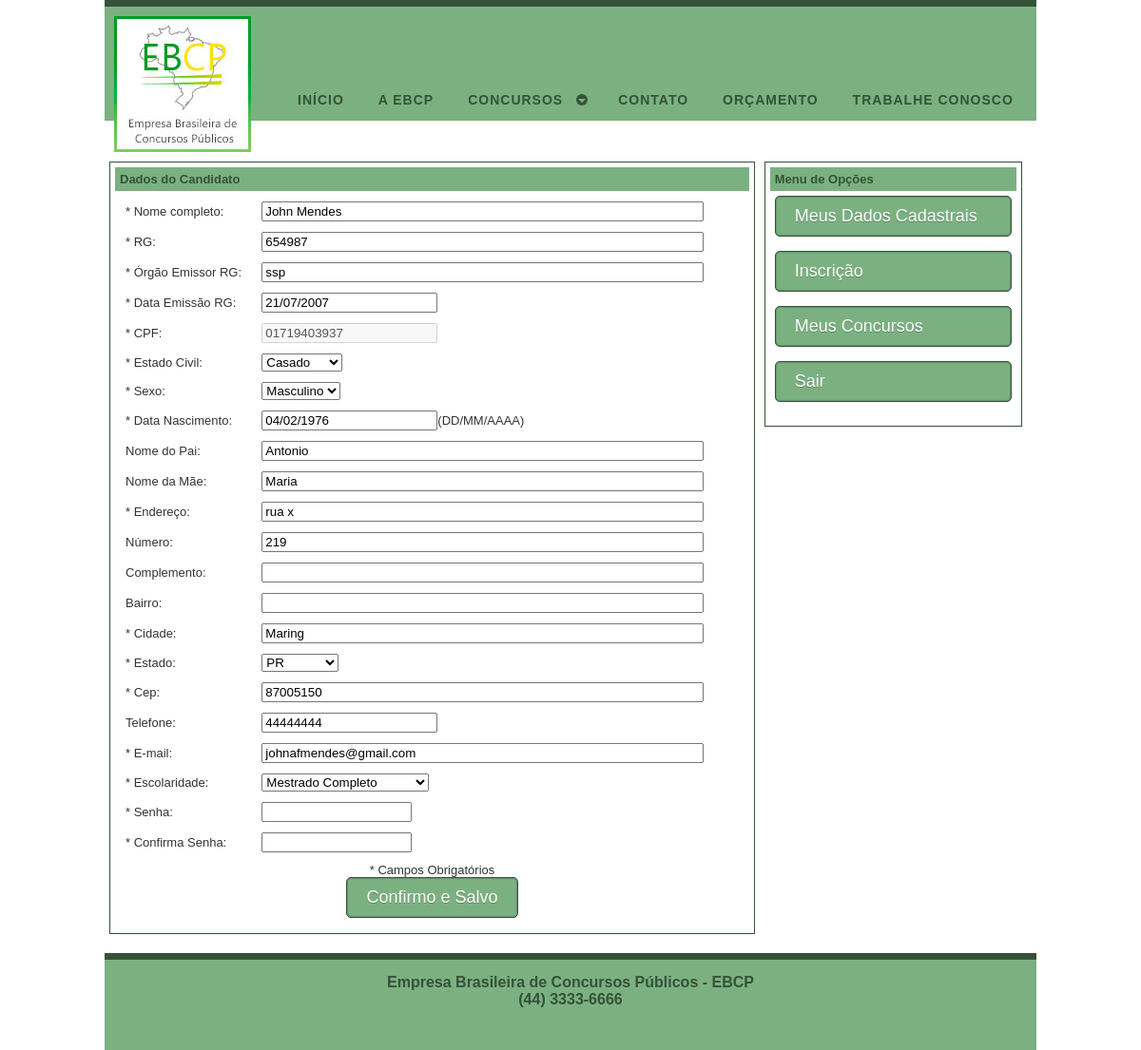
The page /?nivel=areacandidato/painel_candidato&acao=exibir_cadastro (signed in) on the database its author committed.
### tables this page shows
CREATE TABLE `candidato` (
  `id_candidato` int(11) NOT NULL AUTO_INCREMENT,
  `nome` varchar(255) NOT NULL,
  `rg` varchar(15) DEFAULT NULL,
  `orgao_emissor_rg` varchar(50) DEFAULT NULL,
  `data_emissao_rg` date DEFAULT NULL,
  `cpf` varchar(11) NOT NULL,
  `estado_civil` varchar(20) DEFAULT NULL,
  `sexo` varchar(1) NOT NULL,
  `data_nascimento` date NOT NULL,
  `nome_pai` varchar(50) DEFAULT NULL,
  `nome_mae` varchar(50) DEFAULT NULL,
  `endereco` varchar(100) NOT NULL,
  `numero_endereco` varchar(6) NOT NULL,
  `complemento_endereco` varchar(100) DEFAULT NULL,
  `bairro` varchar(50) DEFAULT NULL,
  `cidade` varchar(50) NOT NULL,
  `id_estado` int(11) NOT NULL,
  `cep` varchar(8) NOT NULL,
  `telefone` varchar(11) DEFAULT NULL,
  `email` varchar(255) NOT NULL,
  `senha` varchar(32) NOT NULL,
  `id_escolaridade` int(11) NOT NULL,
  PRIMARY KEY (`id_candidato`),
  KEY `fk_candidato_id_escolaridade_idx` (`id_escolaridade`),
  KEY `fk_candidato_id_estado_idx` (`id_estado`),
  CONSTRAINT `fk_candidato_id_escolaridade` FOREIGN KEY (`id_escolaridade`) REFERENCES `escolaridade` (`id_escolaridade`) ON DELETE NO ACTION ON UPDATE NO ACTION,
  CONSTRAINT `fk_candidato_id_estado` FOREIGN KEY (`id_estado`) REFERENCES `estado` (`id_estado`) ON DELETE NO ACTION ON UPDATE NO ACTION
);

CREATE TABLE `estado` (
  `id_estado` int(11) NOT NULL AUTO_INCREMENT,
  `nome` varchar(50) NOT NULL,
  `sigla` varchar(2) NOT NULL,
  PRIMARY KEY (`id_estado`)
);

CREATE TABLE `escolaridade` (
  `id_escolaridade` int(11) NOT NULL AUTO_INCREMENT,
  `grau_instrucao` varchar(50) NOT NULL,
  PRIMARY KEY (`id_escolaridade`)
);

### model/dao/CandidatoDAO.php (called while the page is built, shortened)
<?php
include_once 'Database.php';
$origem = strpos($_SERVER["REQUEST_URI"], "/admin/") !== false ? "../" : strpos($_SERVER["REQUEST_URI"], "/cliente/") !== false ? "../" : "";
include_once $origem.'controller/diversos/Diversos.php';
class CandidatoDAO extends Database{
	private $conn;
	public function __construct(){
		$this->conn = parent::getConnection();
	}
    public function getCandidatoPorID($idCandidato) {
    	$query = "SELECT c.*, e.nome as estado, e.sigla "
    			. "FROM candidato c "
    			. "INNER JOIN estado e ON e.id_estado = c.id_estado "
    			. "WHERE c.id_candidato = ?";
    	$stmt = $this->conn->prepare( $query );
    	$stmt->bindParam(1, $idCandidato, PDO::PARAM_INT);
    	$stmt->execute();
    	return $stmt;
    }
}
?>

### model/dao/Database.php (called while the page is built)
<?php
class Database{
	private static $host;
	private static $db_name;
	private static $username;
	private static $password;
	public function __construct(){
		if($_SERVER['SERVER_ADDR'] == "127.0.0.1"){
			self::$host = "localhost";
			self::$db_name = "ebcpc187_ebcp";
			self::$username = "root";
			self::$password = "";
		} else if ($_SERVER['SERVER_ADDR'] == "192.168.0.37") {
			self::$host = "localhost";
			self::$db_name = "ebcpc187_ebcp";
			self::$username = "root";
			self::$password = "";
		} else {
			self::$host = "54.164.120.103";
			self::$db_name = "ebcp";
			self::$username = "ebcp";
			self::$password = "McTi1402";
		}
	}
	public static function getConnection(){
		$conn = null;
		try{
			$conn = new PDO("mysql:host=" . self::$host . ";dbname=" . self::$db_name, self::$username, self::$password, array(PDO::MYSQL_ATTR_INIT_COMMAND => "SET NAMES utf8"));
			$conn->setAttribute(PDO::ATTR_ERRMODE, PDO::ERRMODE_EXCEPTION);
		}catch(PDOException $e){
			echo "Connection error: " . $e->getMessage();
		}
		return $conn;
	}
}
?>

### model/dao/EstadoDAO.php (called while the page is built, shortened)
<?php
include_once 'Database.php';
$origem = strpos($_SERVER["REQUEST_URI"], "/admin/") !== false ? "../" : strpos($_SERVER["REQUEST_URI"], "/cliente/") !== false ? "../" : "";
include_once $origem.'controller/diversos/Diversos.php';
class EstadoDAO extends Database{
	private $conn;
	public function __construct(){
		$this->conn = parent::getConnection();
		$this->diversos = new Diversos();
		$this->loggerDAO = new LoggerDAO();
	}
	public function listarEstados() {
		$query = "SELECT * "
			 . "FROM estado ";
		$stmt = $this->conn->prepare( $query );
		$stmt->execute();
		$parametros = array();
		return $stmt;
    }
}
?>

### controller/diversos/Diversos.php (called while the page is built)
<?php
class Diversos{
	public function montaQuery($query, $data) {
		$indexed = $data == array_values($data);
		foreach($data as $k=>$v) {
			if(is_string($v)) {
				$v="'$v'";
			}
			if($indexed) {
				$query = preg_replace('/\?/', $v, $query, 1);
			} else {
				$query = str_replace(":$k", $v, $query);
			}
		}
		return $query;
	}
}
?>

### model/dao/EscolaridadeDAO.php (called while the page is built, shortened)
<?php
include_once 'Database.php';
$origem = strpos($_SERVER["REQUEST_URI"], "/admin/") !== false ? "../" : strpos($_SERVER["REQUEST_URI"], "/cliente/") !== false ? "../" : "";
include_once $origem.'controller/diversos/Diversos.php';
class EscolaridadeDAO extends Database{
	private $conn;
	public function __construct(){
		$this->conn = parent::getConnection();
		$this->diversos = new Diversos();
		$this->loggerDAO = new LoggerDAO();
	}
	public function litarEscolaridades() {
		$query = "SELECT * "
			 . "FROM escolaridade ";
		$stmt = $this->conn->prepare( $query );
		$stmt->execute();
		$parametros = array();
		return $stmt;
    }
}
?>

### view/template.class.php (called while the page is built, shortened)
<?php
    class Template {
        protected $file;
        protected $values = array();
        public function __construct($file) {
            $this->file = $file;
        }
        public function set($key, $value) {
            $this->values[$key] = $value;
        }
        public function output() {
            $output = file_get_contents($this->file);
            foreach ($this->values as $key => $value) {
            	$tagToReplace = "[@$key]";
            	$output = str_replace($tagToReplace, $value, $output);
            }
            return $output;
        }
    }
?>

### controller/areacandidato/painel_candidato.php (the view, shortened to what this page needs)
<?php
	include("view/template.class.php");
	include("model/dao/CandidatoDAO.php");
	include("model/dao/EstadoDAO.php");
	include("model/dao/EscolaridadeDAO.php");
	include("controller/coluna_lateral.php");
	include("controller/areacandidato/coluna_lateral.php");
	isset($_GET['acao']) ? $acao = $_GET['acao'] : $acao = "";
	$titulo = "Falha na Autenticação";
	$conteudo = "Seu CPF ou Senha estão errados. Por favor, digite novamente, ou solicite a recuperação da senha.";
	$tituloLateral = "";
	$conteudoLateral = "";
	$candidatoDAO = new CandidatoDAO();
	switch ($acao){
		case "exibir_cadastro" :
			if (isset($_SESSION['autenticado'])){
				$dadosCandidato = $candidatoDAO->getCandidatoPorID($_SESSION['idCandidato']);
				if($dadosCandidato != null){
					$candidato = $dadosCandidato->fetch(PDO::FETCH_OBJ);
					$titulo = "Dados do Candidato";
					$conteudo = montaFormulario($candidato, $candidato->cpf);
					$tituloLateral = $tituloLateralAutenticado;
					$conteudoLateral = $conteudoLateralAutenticado;
				} else {
				}
			} else {
			}
			break;
	}
	$menu = new Template("view/menu.tpl");
	$menu->set("", "active");
	if(isset($_SESSION['autenticado'])){
		$corpoTemplate = new Template("view/areaCandidato.tpl");
	}
	isset($corpoTemplate) ? $corpo = $corpoTemplate : $corpo = new Template("view/paginaInterna.tpl");
	$corpo->set("titulo", $titulo);
	$corpo->set("conteudo", $conteudo);
	$corpo->set("tituloLateral", $tituloLateral);
	$corpo->set("conteudoLateral", $conteudoLateral);
	$corpo->set("areaCandidato", $areaCandidato);
	$layout = new Template("view/layout.tpl");
	$layout->set("title", "EBCP Concursos");
	$layout->set("menu", $menu->output());
	$layout->set("content", $corpo->output());
	echo $layout->output();
	function opcoesSexo($sexo){
		return  "<option value=\"M\"" . ($sexo == "M" ? "selected=\"selected\"" : "") . ">Masculino</option>"
			. "<option value=\"F\"" . ($sexo == "F" ? "selected=\"selected\"" : "") . ">Feminino</option>";
	}
	function formataData($data){
		if($data != ""){
			$time = strtotime($data);
			return date("d/m/Y", $time);
		} else {
			return "";
		}
	}
	function opcoesEstado($idEstado){
		$str = "";
		$estadoDAO = new EstadoDAO();
		$listaEstados = $estadoDAO->listarEstados();
		if($listaEstados != null){
			while($uf = $listaEstados->fetch(PDO::FETCH_OBJ)){
				$str .= "<option value=\"" . $uf->id_estado . "\"" . ($idEstado == $uf->id_estado ? "selected=\"selected\"" : "") . ">" . $uf->sigla . "</option>";
			}
		}
		return $str;
	}
	function opcoesEstadoCivil($estadoCivil){
		return "<option value=\"Casado\"" . ($estadoCivil == "Casado" ? "selected=\"selected\"" : "") . ">Casado</option>"
				. "<option value=\"Solteiro\"" . ($estadoCivil == "Solteiro" ? "selected=\"selected\"" : "") . ">Solteiro</option>"
				. "<option value=\"Divorciado\"" . ($estadoCivil == "Divorciado" ? "selected=\"selected\"" : "") . ">Divorciado</option>"
				. "<option value=\"Viúvo\"" . ($estadoCivil == "Viúvo" ? "selected=\"selected\"" : "") . ">Viúvo</option>"
				. "<option value=\"Outro\"" . ($estadoCivil == "Outro" ? "selected=\"selected\"" : "") . ">Outro</option>";
	}
	function opcoesEscolaridade($idEscolaridade){
		$str = "";
		$escolaridadeDAO = new EscolaridadeDAO();
		$listaEscolaridade = $escolaridadeDAO->litarEscolaridades();
		if($listaEscolaridade != null){
			while($escolaridade = $listaEscolaridade->fetch(PDO::FETCH_OBJ)){
				$str .= "<option value=\"" . $escolaridade->id_escolaridade . "\"" . ($idEscolaridade == $escolaridade->id_escolaridade ? "selected=\"selected\"" : "") . ">" . $escolaridade->grau_instrucao . "</option>";
			}
		}
		return $str;
	}
	function montaFormulario($candidato, $cpf){
		$opcoesSexo = opcoesSexo(isset($candidato->sexo) ? $candidato->sexo : "");
		$dataNascimento = formataData(isset($candidato->data_nascimento) ? $candidato->data_nascimento : "");
		$dataEmissaoRg = formataData(isset($candidato->data_emissao_rg) ? $candidato->data_emissao_rg : "");
		$opcoesEstado = opcoesEstado(isset($candidato->id_estado) ? $candidato->id_estado : "");
		$opcoesEstadoCivil = opcoesEstadoCivil($candidato->estado_civil);
		$opcoesEscolaridade = opcoesEscolaridade($candidato->id_escolaridade);
		$conteudo = <<<FORM
	<form name="formCadastro" method="post" action="?nivel=areacandidato/painel_candidato&acao=salvar" >
		<input type="hidden" name="idCandidato" value="$candidato->id_candidato">
		<input type="hidden" name="cpf" value="$cpf">
		<table width="100%" border="0" align="center" cellpadding="5" cellspacing="1">
			<tr>
				<td align="left">* Nome completo:</td>
				<td align="left"><input name="nome" id="validar" required title="NOME" type="text" size="55" value="$candidato->nome"></td>
			</tr>
			<tr>
				<td align="left">* RG:</td>
				<td align="left"><input name="rg" id="validar" required type="text" title="RG" size="55" maxlength="15" value="$candidato->rg"/></td>
			</tr>
			<tr>
				<td align="left">* Órgão Emissor RG:</td>
				<td align="left"><input name="orgaoemissorrg" id="validar" required type="text" title="Órgão Emissor RG" size="55" maxlength="15" value="$candidato->orgao_emissor_rg"/></td>
			</tr>
			<tr>
				<td align="left">* Data Emissão RG:</td>
				<td align="left"><input name="dataemissaorg" required id="validar" type="text" title="Data Emissão RG" size="20" maxlength="10" onKeyPress="MascaraData(formCadastro.dataemissaorg);" value="$dataEmissaoRg"/></td>
			</tr>
			<tr>
				<td align="left">* CPF:</td>
				<td align="left"><input name="cpfaux" required type="text" disabled="disabled" title="CPF" id="cpfaux" size="20" value="$cpf"/></td>
			</tr>
			<tr>
				<td align="left">* Estado Civil: </td>
				<td align="left"><select name="estadocivil" required id="validar" >
						$opcoesEstadoCivil
					</select>
				</td>
			</tr>
			<tr>
				<td align="left">* Sexo:</td>
				<td align="left"><select name="sexo" required id="validar" >
						$opcoesSexo
					</select>
				</td>
			</tr>
			<tr>
				<td align="left">* Data Nascimento: </td>
				<td align="left">
					<input type="text" value="$dataNascimento" id="validar" required name="datanascimento" title="Data de Nascimento" size="20" maxlength="10" onKeyPress="MascaraData(formCadastro.datanascimento);">(DD/MM/AAAA)
				</td>
			</tr>
			<tr>
				<td align="left">Nome do Pai: </td>
				<td align="left">
					<input type="text" value="$candidato->nome_pai" name="nomepai" title="Nome do Pai" size="55">
				</td>
			</tr>
			<tr>
				<td align="left">Nome da Mãe: </td>
				<td align="left">
					<input type="text" value="$candidato->nome_mae" name="nomemae" title="Nome da Mãe" size="55">
				</td>
			</tr>
			<tr>
				<td align="left">* Endereço:</td>
				<td align="left"><input name="endereco" id="validar" required title="ENDEREÇO" type="text" size="55" value="$candidato->endereco"></td>
			</tr>
			<tr>
				<td align="left">Número:</td>
				<td align="left"><input name="numeroendereco" title="NÚMERO" type="text" size="55" value="$candidato->numero_endereco"></td>
			</tr>
			<tr>
				<td align="left">Complemento:</td>
				<td align="left"><input name="complementoendereco" type="text" size="55" value="$candidato->complemento_endereco"></td>
			</tr>
			<tr>
				<td align="left">Bairro:</td>
				<td align="left"><input name="bairro" type="text" title="BAIRRO" size="55" value="$candidato->bairro"></td>
			</tr>
			<tr>
				<td align="left">* Cidade:</td>
				<td align="left"><input name="cidade" id="validar" required type="text" title="CIDADE" size="55" value="$candidato->cidade"></td>
			</tr>
			<tr>
				<td align="left">* Estado:</td>
				<td align="left"><select name="idestado" required id="validar" >
						$opcoesEstado
					</select>
				</td>
			</tr>
			<tr>
				<td align="left">* Cep:</td>
				<td align="left"><input name="cep" id="validar" required type="text" title="CEP" size="55" maxlength="10" value="$candidato->cep" onKeyPress="MascaraCep(formCadastro.cep);" /></td>
			</tr>
			<tr>
				<td align="left">Telefone:</td>
				<td align="left"><input name="telefone" type="text" title="DDD+Telefone" size="20" value="$candidato->telefone" onKeyPress="MascaraTelefone(formCadastro.telefone);" maxlength="15"></td>
			</tr>
			<tr>
				<td align="left">* E-mail:</td>
				<td align="left"><input name="email" id="validar" required type="text" size="55" value="$candidato->email"></td>
			</tr>
			<tr>
				<td align="left">* Escolaridade:</td>
				<td align="left"><select name="idescolaridade" title="Escolaridade" required id="validar" >
						$opcoesEscolaridade
					</select>
				</td>
			</tr>
			<tr>
				<td align="left">* Senha:</td>
				<td align="left"><input name="senha" required type="password" title="senha" size="8" style="width:150px" value="" /></td>
			</tr>
			<tr>
				<td align="left">* Confirma Senha:</td>
				<td align="left"><input name="senha2" required type="password" title="senha" size="8" style="width:150px" value="" /></td>
			</tr>
			<tr>
				<td colspan="2" height="40" align="center">
					* Campos Obrigatórios
					<div class="rodapeBotoes">
						<input type="submit" name="submit" value="Confirmo e Salvo" class="button" onclick="return validaCadastroCandidato();">
					</div>
				</td>
			</tr>
		</table>
	</form>
FORM;
		return $conteudo;
	}
?>

### rows shown on the page
candidato: nome "John Mendes", rg "654987", orgaoemissorrg "ssp", dataemissaorg "21/07/2007", cpfaux "01719403937", estadocivil "Casado", sexo "Masculino", datanascimento "04/02/1976", nomepai "Antonio", nomemae "Maria", endereco "rua x", numeroendereco "219", cidade "Maring", idestado "PR", cep "87005150", telefone "44444444", email "johnafmendes@gmail.com", idescolaridade "Mestrado Completo"

### other values the page prints
$layout->output() "INÍCIO A EBCP CONCURSOS CONTATO ORÇAMENTO TRABALHE CONOSCO Dados do Candidato Menu de Opções Empresa Brasileira de Concursos Públicos - EBCP (44) 3333-6666"
